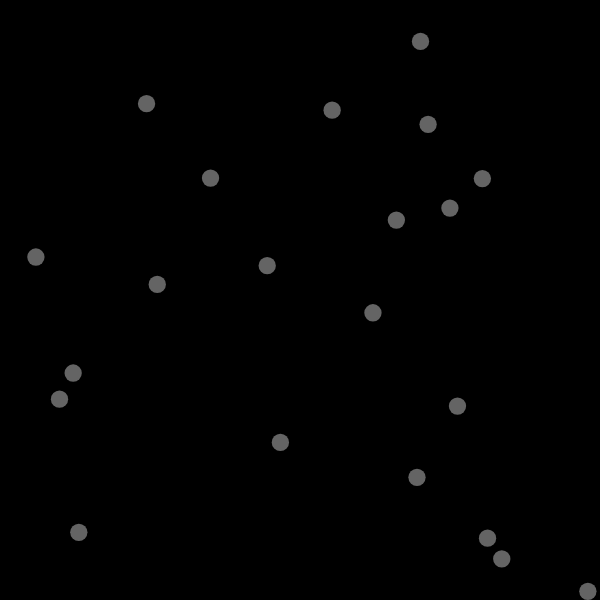
Frame 1 (no input)
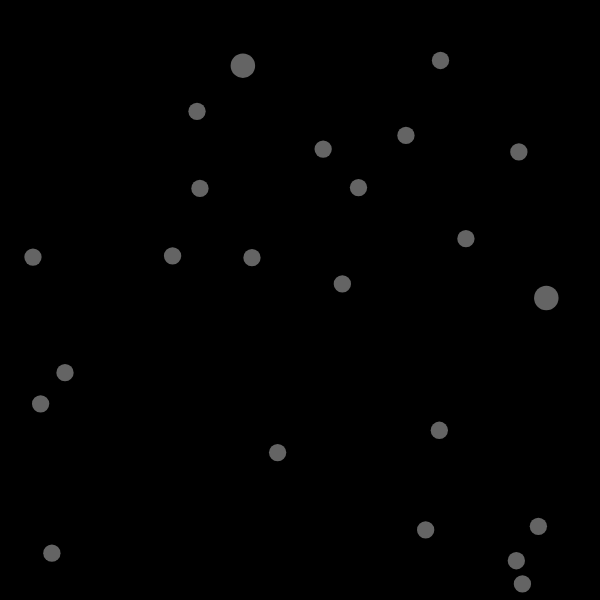
Frame 60 (no input)
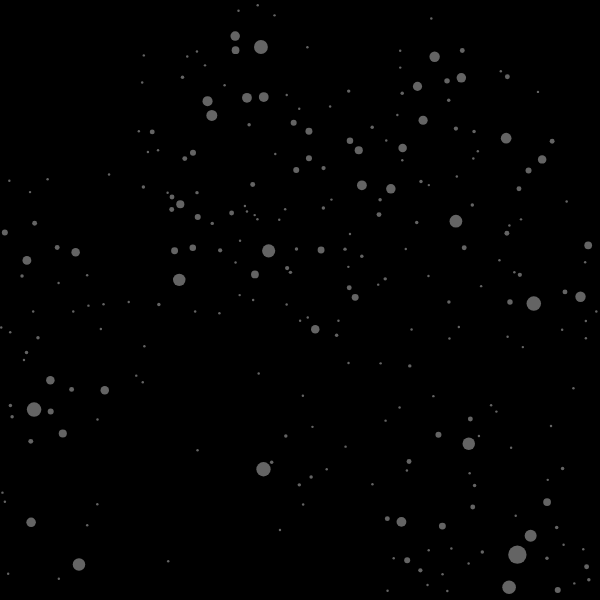
Frame 120 (the mouse pressed at the canvas centre since frame 60)

The p5.js sketch that drew these frames (run headless with seeded random() and noise() and a simulated clock; from frame 60 on, the mouse is pressed at the canvas centre):

// p5.js sketch
// ── sketch.js
function setup() {
  createCanvas(600, 600);
  entities = [];
  newParticles = [];
  for (let i = 0; i < 25; i++) {
    entities.push(new Particle(random(width), random(height), 50));
  }
  showQT = false;

  heading = createElement("h2", "Burst the bubbles by clicking the canvas!")
    .style("color", "white")
    .position(10, height);

  button = createButton("show Quadtree");
  button.position(width - 100);
  button.mousePressed(showTree);

  doc = createElement(
    "p",
    "This sketch features my implementation of a <a href = 'https://en.wikipedia.org/wiki/Quadtree' target='_blank'> Quadtree </a> - a recursive data structure that can help to e.g. massively reduce the number of calculations in collision detection. <br><br>\
In this example a lot of collidable particles can exist without reducing performance. The Quadtree can be visualized by clicking the button. <br><br>\
The quadtree.js can be used in any other project. It can handle circular and rectangular collison boxes. Collidable objects need a 'CollisionBox' member variable as well as a 'getBox' and 'getPos' method that returns the CollisionBox object and the position in the Quadtree respectively"
  )
    .position(20, height + 80)
    .style("text-align", "justify")
    .style("color", "white");
}

function draw() {
  background(0);

  qt = new QuadTree(0, 0, width, height, 4);
  entities = entities.concat(newParticles);

  for (let i = 0; i < entities.length; i++) {
    let e = entities[i];
    e.update();
    qt.insert(e);
  }

  newParticles = [];

  for (let i = 0; i < entities.length; i++) {
    let e = entities[i];
    let others = qt.query(e);
    for (let j = 0; j < others.length; j++) {
      let c = others[j];
      if ((e != c) & intersect(e, c)) {
        let n = fuse(e, c);
        if (n != null) {
          newParticles.push(n);
        }
      }
    }
  }

  for (let i = 0; i < entities.length; i++) {
    if (!entities[i].alive) {
      entities.splice(i, 1);
    }
  }

  for (let i = 0; i < entities.length; i++) {
    entities[i].render();
  }

  if (showQT) {
    qt.render();
  }
}

function mousePressed() {
  if ((mouseX < 0) | (mouseX > width) | (mouseY < 0) | (mouseY > height)) {
    return;
  }
  for (let i = 0; i < entities.length; i++) {
    let e = entities[i];
    let children = burst(e);
    if (children != null) {
      newParticles = newParticles.concat(children);
    }
  }
}

function showTree() {
  showQT = !showQT;
  if (showQT) {
    button.html("Hide Quadtree");
  } else {
    button.html("Show Quadtree");
  }
}

// ── particle.js
const SCALER = 3;
const BREAK_FORCE = 0.9;

class Particle {
  
  constructor(x, y, size) {
    this.pos = createVector(x, y);
    this.vel = createVector(0, 0);
    this.acc = createVector(0, 0);
    this.size = size;
    this.speed = 10;
    this.alive = true;
    this.r = sqrt((size * SCALER)/2);
    this.cBox = new CollisionBox(this.r);
  }
  
  update() {
    this.move();
    this.wallCollision();
  }
  
  render() {
    ellipseMode(CENTER);
    noStroke();
    if(!this.alive) {
      fill(255);
    }else{
      fill(255,100);
    }
    circle(this.pos.x, this.pos.y, this.r*2);
  }
   
  wallCollision() {
    if(this.pos.x < 0 + this.r) {
      this.pos.x = 0 + this.r;
      this.vel.x *= -1;
    }
    if(this.pos.x > width - this.r) {
      this.pos.x = width - this.r;
      this.vel.x *= -1;
    }
    if(this.pos.y < 0 + this.r) {
      this.pos.y = 0 + this.r;
      this.vel.y *= -1;
    }
    if(this.pos.y > height - this.r) {
      this.pos.y = height - this.r;
      this.vel.y *= -1;
    }
  }
    
  applyForce(dir) {
    this.acc.add(dir);
  }
  
  move() {
    this.applyForce(p5.Vector.fromAngle(random(0,TWO_PI)).setMag(0.5));
    this.vel.add(this.acc);
    this.vel.limit(this.speed);
    this.pos.add(this.vel);
    this.vel.mult(BREAK_FORCE);
    this.acc.mult(0);
  }
  
  getSize(){
    return this.r;
  }
  
  getBox() {
    return this.cBox;
  }
  
  getPos() {
    return this.pos;
  }
}


function fuse(p1, p2) {
    if(!p1.alive | !p2.alive) {
      return;
    }
    let newSize = p1.size + p2.size;
    let newX = (p1.pos.x + p2.pos.x)/2;
    let newY = (p1.pos.y + p2.pos.y)/2;
    p1.alive = false;
    p2.alive = false;
    return(new Particle(newX, newY, newSize));
}


function burst(p) {
  if(!p.alive | p.size <= 1){
    return;
  }
  
  let newParticles = new Array(p.size);
  for(let i = 0; i < p.size; i++) {
    let newPos = p5.Vector.add(p.pos, p5.Vector.random2D().setMag(p.r));
    let dir = p5.Vector.sub(newPos, p.pos);
    let pNew = new Particle(newPos.x, newPos.y, 1);
    pNew.applyForce(dir.setMag(5));
    newParticles[i] = pNew;
  }
  p.alive = false;
  return newParticles;
}
  
// ── quadTree.js
class QuadTree {
  //QuadTree nw, ne, sw, se;
  
  constructor(x,y,w,h,n){
    this.leaf = new QtLeaf(x,y,w,h);
    this.capacity = n;
    this.divided = false;
    this.data = [];
  }
  
  insert(c) {
    if(!intersect(this.leaf, c)){
      return;
    }
    if(this.data.length < this.capacity) {
      this.data.push(c);

      return;
    } else {
      if (!this.divided){
        this.subdivide();
      }
      this.nw.insert(c);
      this.ne.insert(c);
      this.sw.insert(c);
      this.se.insert(c);
    }
  }
  
  subdivide() {
    let west = this.leaf.pos.x - this.leaf.getBox().w/2;
    let east = this.leaf.pos.x + this.leaf.getBox().w/2;
    let north = this.leaf.pos.y - this.leaf.getBox().h/2;
    let south = this.leaf.pos.y + this.leaf.getBox().h/2;
    
    this.nw = new QuadTree(west, north, this.leaf.getBox().w/2, this.leaf.getBox().h/2, this.capacity);
    this.ne = new QuadTree(east, north, this.leaf.getBox().w/2, this.leaf.getBox().h/2, this.capacity);
    this.sw = new QuadTree(west, south, this.leaf.getBox().w/2, this.leaf.getBox().h/2, this.capacity);
    this.se = new QuadTree(east, south, this.leaf.getBox().w/2, this.leaf.getBox().h/2, this.capacity);
    this.divided = true;
  }
  
   query(a, collidables) {
    if(collidables == undefined) {
       var collidables = [];
    }
    if(!intersect(a, this.leaf)){
      return  collidables;
    } else {
      for(let i = 0; i < this.data.length; i++) {
        let c = this.data[i];
        if(intersect(a, c)) {
          collidables.push(c);
        }
      }
      if(this.divided) {
        this.nw.query(a, collidables);
        this.ne.query(a, collidables);
        this.sw.query(a, collidables);
        this.se.query(a, collidables);
      }
      return collidables;
    }
  }
  
  render() {
    strokeWeight(4);
    stroke(255,0,0);
    for(let i = 0; i < this.data.length; i++){
      let o = this.data[i];
      let x = o.getPos().x;
      let y = o.getPos().y;
      point(x,y);
    }
    strokeWeight(2);
    stroke(255);
    this.leaf.render();
    if(this.divided) {
      this.nw.render();
      this.ne.render();
      this.sw.render();
      this.se.render();
    }
  }
}

class CollisionBox {
  constructor(w, h) {
    if(h == undefined){
      this.r = w;
      this.isCircle = true;  
    }else{
      this.w = w;
      this.h = h;
      this.isCircle = false;  
    }
  }
}

class QtLeaf {
  
  constructor(x, y, w, h) {
    this.pos = createVector(x, y);
    this.cBox = new CollisionBox(w, h);
  }
  
  getPos() {
    return this.pos;
  }
  
  getBox() {
    return this.cBox;
  }
  
  collisionEvent(c) {}
  
  render() {
    noFill();
    rectMode(CENTER);
    rect(this.pos.x, this.pos.y, this.cBox.w * 2, this.cBox.h * 2);
  }
}

function intersect(a, b) {
  let x1 = a.getPos().x;
  let x2 = b.getPos().x;
  let y1 = a.getPos().y;
  let y2 = b.getPos().y;
  if(a.getBox().isCircle && b.getBox().isCircle) {
    let r1 = a.getBox().r;
    let r2 = b.getBox().r;
    return dist(x1, y1, x2, y2) < r1 + r2; 
  }else if(a.getBox().isCircle && !b.getBox().isCircle) {
    let r = a.getBox().r;
    let w = b.getBox().w;
    let h = b.getBox().h;
    let xD = abs(x1 - x2);
    let yD = abs(y1 - y2);
    if(xD > w + r) return false;
    if(yD > h + r) return false;
    if(xD <= w) return true;
    if(yD <= h) return true;
    let corner = (xD - w) * (xD - w) + (yD - h) * (yD - h);
    return corner <= r * r;  
  }else if(!a.getBox().isCircle && b.getBox().isCircle) {
    let r = b.getBox().r;
    let w = a.getBox().w;
    let h = a.getBox().h;
    let xD = abs(x1 - x2);
    let yD = abs(y1 - y2);
    if(xD > w + r) return false;
    if(yD > h + r) return false;
    if(xD <= w) return true;
    if(yD <= h) return true;
    let corner = (xD - w) * (xD - w) + (yD - h) * (yD - h);
    return corner <= r * r; 
  }else if(!a.getBox().isCircle && !b.getBox().isCircle) {
    let w1 = a.getBox().w;
    let h1 = a.getBox().h;
    let w2 = b.getBox().w;
    let h2 = b.getBox().h;
    let cond1 = x2 - w2 > x1 + w1;
    let cond2 = x2 + w2 < x1 - w1;
    let cond3 = y2 - h2 > y1 + h1;
    let cond4 = y2 + h2 < y1 - h1;
    return !(cond1 || cond2 || cond3 || cond4);
  }else{
    return false;
  }
}
